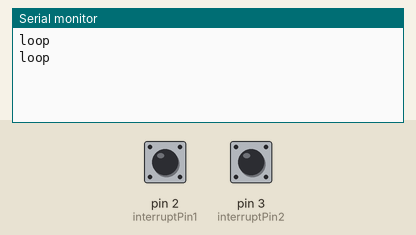
The sketch below on a simulated Arduino Uno, built with avr-gcc and run on an emulated ATmega328P. Parts: the last lines printed to the serial monitor. Inputs (shaded band) come from the test bench; at power-on: pin 2 (interruptPin1) HIGH, pin 3 (interruptPin2) HIGH.

Above: at 1.2 s.
1.3 s: pin 2 (interruptPin1) pulled LOW for 0.15 s
At 1.9 s:
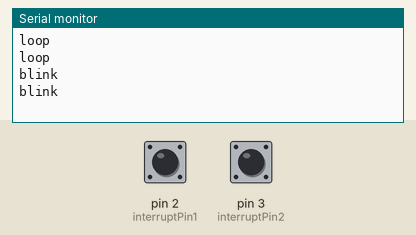
2.9 s: pin 3 (interruptPin2) pulled LOW for 0.15 s
At 3.6 s:
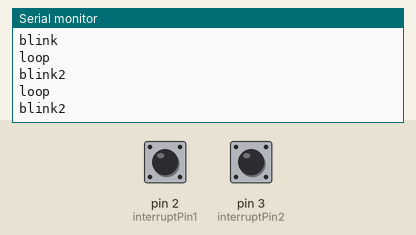

The sketch:

38_interrupt.ino
```cpp
const byte interruptPin1 = 2;
const byte interruptPin2 = 3;

volatile byte state1 = LOW;
volatile byte state2 = LOW;

void setup() {
  Serial.begin(9600);
  pinMode(interruptPin1, INPUT_PULLUP);
  pinMode(interruptPin2, INPUT_PULLUP);
  attachInterrupt(digitalPinToInterrupt(interruptPin1), blink, CHANGE);
  attachInterrupt(digitalPinToInterrupt(interruptPin2), blink2, CHANGE);

}

void loop() {
  Serial.println("loop");
  delay(1000);
}

void blink() {
  state1 = !state1;
  Serial.println("blink");
}

void blink2(){
  state2 = !state2;
  Serial.println("blink2");
}
```

Measured:
- after the input at 1.3 s, the serial monitor: prints a new line at once (image 1)
- after the input at 2.9 s, the serial monitor: prints a new line at once (image 2)
